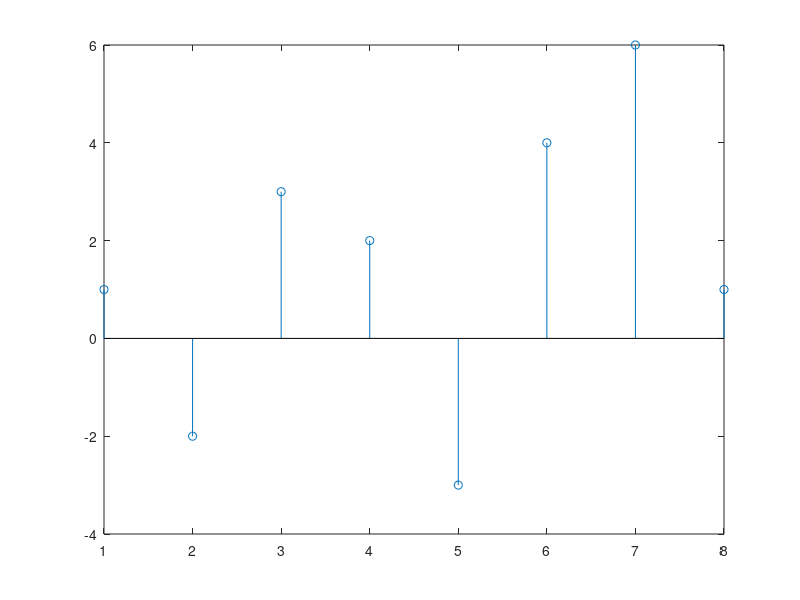
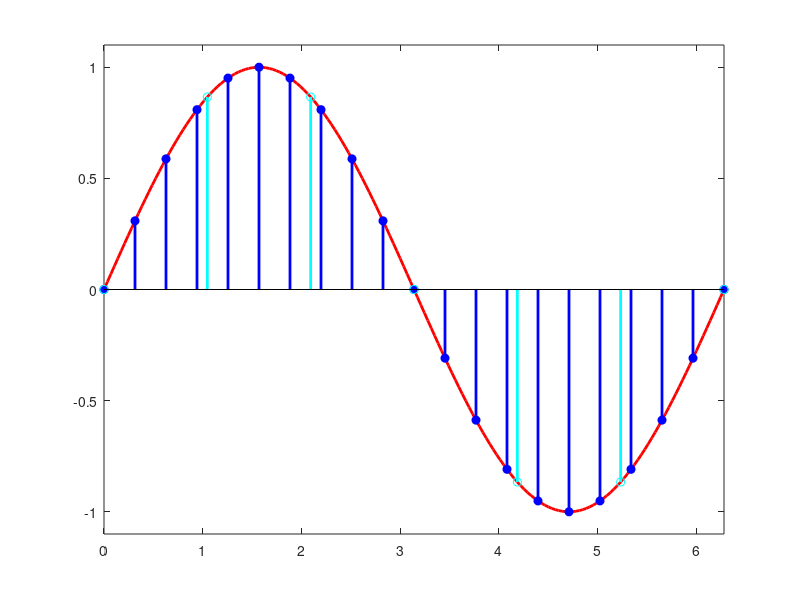

The MATLAB source for these figures, in order:
x = [1 -2 3 2 -3 4 6 1];
figure(1)
stem(x)
% A lot of points
x1 = 0:pi/90:2*pi;
% Only 21 points
x2 = 0:pi/10:2*pi;
% Only 7 points
x3 = 0:pi/3:2*pi;
figure(2)
clf
plot(x1,sin(x1),'r','linewidth',2)
hold on
stem(x2,sin(x2),'b','filled','linewidth',2)
stem(x3,sin(x3),'c','linewidth',2)
xlim([0,2*pi])
ylim([-1.1,1.1])  
